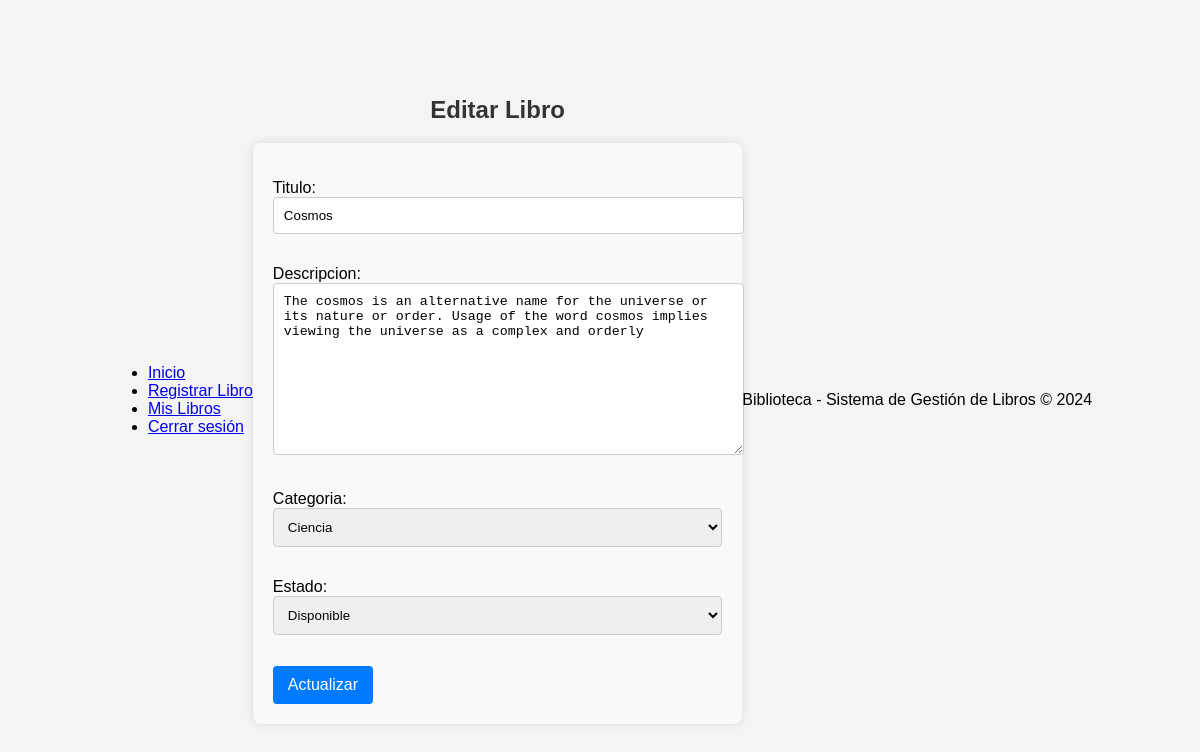
The page /gestion_libros/editar/4/ (signed in) on the database its author committed.
### gestion_libros/models.py (models this page shows, shortened)
class Libro(models.Model):
    titulo = models.CharField(max_length=200)
    descripcion = models.TextField()
    categoria = models.ForeignKey(Categoria, on_delete=models.CASCADE)
    estado = models.ForeignKey(Estado, on_delete=models.CASCADE)
    usuario = models.ForeignKey(User, on_delete=models.CASCADE)
    fecha_creacion = models.DateTimeField(auto_now_add=True)
    fecha_actualizacion = models.DateTimeField(auto_now=True)

class Categoria(models.Model):
    titulo = models.CharField(max_length=100)
    fecha_creacion = models.DateTimeField(auto_now_add=True)
    fecha_actualizacion = models.DateTimeField(auto_now=True)
    def __str__(self):
        return self.titulo

class Estado(models.Model):
    titulo = models.CharField(max_length=100)
    fecha_creacion = models.DateTimeField(auto_now_add=True)
    fecha_actualizacion = models.DateTimeField(auto_now=True)
    def __str__(self):
        return self.titulo

### gestion_libros/views.py (the view)
# urls.py: path('editar/<int:libro_id>/', views.editar_libro, name='editar_libro'),  # Editar un libro existente
@login_required
def editar_libro(request, libro_id):
    libro = get_object_or_404(Libro, id=libro_id, usuario=request.user)
    if request.method == 'POST':
        form = LibroForm(request.POST, instance=libro)
        if form.is_valid():
            form.save()
            return redirect('detalle_libro', libro_id=libro.id)
    else:
        form = LibroForm(instance=libro)
    return render(request, 'gestion_libros/editar_libro.html', {'form': form, 'libro': libro})

### gestion_libros/forms.py
class LibroForm(forms.ModelForm):
    class Meta:
        model = Libro
        fields = ['titulo', 'descripcion', 'categoria', 'estado']

### gestion_libros/templates/gestion_libros/editar_libro.html (shortened to what this page needs)
{% extends 'gestion_libros/base.html' %}
{% block content %}
<h2>Editar Libro</h2>
<form method="POST">
    {{ form.as_p }}
    <button type="submit">Actualizar</button>
</form>
{% endblock %}

### gestion_libros/templates/gestion_libros/css/estilos.css (style rules this page uses)
body { font-family: Arial, sans-serif; background-color: #f4f4f4; margin: 0; padding: 0; display: flex; justify-content: center; align-items: center; min-height: 100vh; }
h1, h2, h3 { color: #333; text-align: center; }
button, .btn { display: inline-block; padding: 10px 15px; font-size: 16px; color: #fff; background-color: #007bff; border: none; border-radius: 4px; text-decoration: none; cursor: pointer; transition: background-color 0.3s ease; }
form { max-width: 600px; margin: 0 auto; background-color: #f9f9f9; padding: 20px; border-radius: 8px; box-shadow: 0 0 10px rgba(0, 0, 0, 0.1); }
form input, form select, form textarea { width: 100%; padding: 10px; margin-bottom: 15px; border: 1px solid #ccc; border-radius: 4px; }

### rows shown on the page
Libro: titulo "Cosmos", descripcion "The cosmos is an alternative name for the universe or its nature or order. Usage of the word cosmos implies viewing the universe as a complex and orderly", categoria "Ciencia", estado "Disponible"
